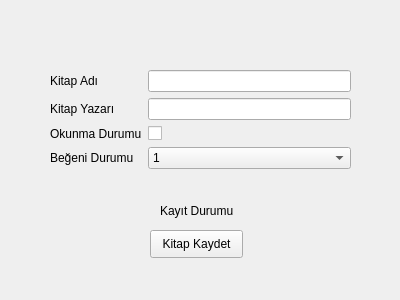
<?xml version="1.0" encoding="UTF-8"?>
<ui version="4.0">
 <class>KitapEkleForm</class>
 <widget class="QWidget" name="KitapEkleForm">
  <property name="geometry">
   <rect>
    <x>0</x>
    <y>0</y>
    <width>400</width>
    <height>300</height>
   </rect>
  </property>
  <property name="windowTitle">
   <string>Form</string>
  </property>
  <widget class="QWidget" name="formLayoutWidget">
   <property name="geometry">
    <rect>
     <x>50</x>
     <y>70</y>
     <width>301</width>
     <height>111</height>
    </rect>
   </property>
   <layout class="QFormLayout" name="formLayout">
    <item row="0" column="0">
     <widget class="QLabel" name="kitapAdLabel">
      <property name="text">
       <string>Kitap Adı</string>
      </property>
     </widget>
    </item>
    <item row="0" column="1">
     <widget class="QLineEdit" name="lineEdit"/>
    </item>
    <item row="1" column="0">
     <widget class="QLabel" name="kitapYazarLabel">
      <property name="text">
       <string>Kitap Yazarı</string>
      </property>
     </widget>
    </item>
    <item row="1" column="1">
     <widget class="QLineEdit" name="kitapYazarLineEdit"/>
    </item>
    <item row="2" column="0">
     <widget class="QLabel" name="okunmaDurumuLabel">
      <property name="text">
       <string>Okunma Durumu</string>
      </property>
     </widget>
    </item>
    <item row="2" column="1">
     <widget class="QCheckBox" name="okunmaDurumuCheckBox"/>
    </item>
    <item row="3" column="0">
     <widget class="QLabel" name="beEniDurumuLabel">
      <property name="text">
       <string>Beğeni Durumu</string>
      </property>
     </widget>
    </item>
    <item row="3" column="1">
     <widget class="QComboBox" name="beEniDurumuComboBox">
      <item>
       <property name="text">
        <string>1</string>
       </property>
      </item>
      <item>
       <property name="text">
        <string>2</string>
       </property>
      </item>
      <item>
       <property name="text">
        <string>3</string>
       </property>
      </item>
      <item>
       <property name="text">
        <string>4</string>
       </property>
      </item>
      <item>
       <property name="text">
        <string>5</string>
       </property>
      </item>
     </widget>
    </item>
   </layout>
  </widget>
  <widget class="QPushButton" name="kitapKayitButton">
   <property name="geometry">
    <rect>
     <x>150</x>
     <y>230</y>
     <width>93</width>
     <height>28</height>
    </rect>
   </property>
   <property name="text">
    <string>Kitap Kaydet</string>
   </property>
  </widget>
  <widget class="QLabel" name="kayitDurumLabel">
   <property name="geometry">
    <rect>
     <x>160</x>
     <y>200</y>
     <width>91</width>
     <height>21</height>
    </rect>
   </property>
   <property name="text">
    <string>Kayıt Durumu</string>
   </property>
  </widget>
 </widget>
 <resources/>
 <connections/>
</ui>
